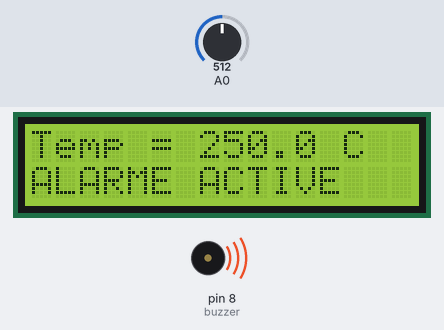
A sketch run on a simulated Arduino Uno, built with avr-gcc and run on an emulated ATmega328P. Shown: 16×2 character LCD, buzzer (waves = sounding, pin HIGH). The test bench sets the inputs (shaded band); at power-on: A0 = 512.

Above: at 1.2 s.
1.3 s: A0 set to 60
At 2.2 s:
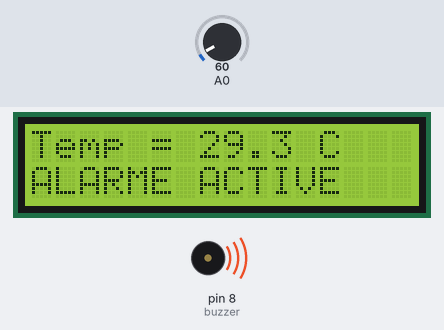
2.8 s: A0 set to 51
At 3.6 s:
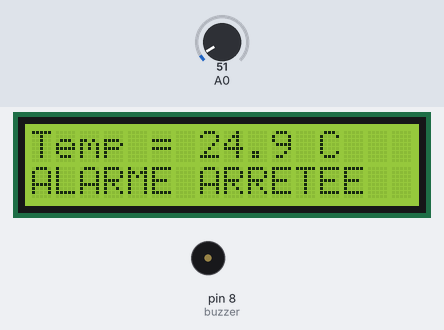
4.3 s: A0 set to 17
At 5.2 s:
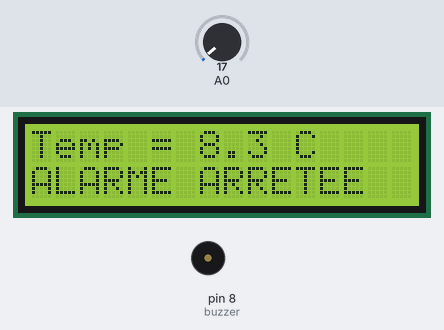
Timing chart, 0 to 7.3 s (numbered marks = the images above; inputs shaded):
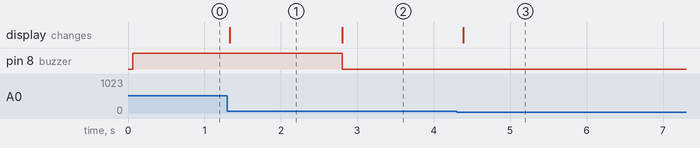

The sketch:

LM35_Alarme.ino
```cpp
#include <LiquidCrystal.h>

// LCD 16x2: RS, E, D4, D5, D6, D7
LiquidCrystal lcd(12, 11, 5, 4, 3, 2);

const byte buzzer = 8;         // Buzzer actif: signal sur D8
const float seuil = 27.0;     // Alarme si temperature > 27 degres C

void setup() {
  pinMode(buzzer, OUTPUT);
  digitalWrite(buzzer, LOW);
  lcd.begin(16, 2);
}

void loop() {
  int valeurCAN = analogRead(A0);
  float temperature = valeurCAN * 500.0 / 1024.0;
  bool alarme = temperature > seuil;

  digitalWrite(buzzer, alarme ? HIGH : LOW);

  lcd.setCursor(0, 0);
  lcd.print("Temp = ");
  lcd.print(temperature, 1);
  lcd.print(" C      ");

  lcd.setCursor(0, 1);
  lcd.print(alarme ? "ALARME ACTIVE   " : "ALARME ARRETEE  ");

  delay(100);
}
```

Measured:
- the behaviour switches between 56 and 55 on A0 (found by bisection; images 1 and 2)
- after the input at 1.3 s, the display: changes at once (image 1)
- after the input at 2.8 s, pin 8 (buzzer): HIGH → LOW at once; the display: changes at once (image 2)
- after the input at 4.3 s, the display: changes after 0.08 s (image 3)
